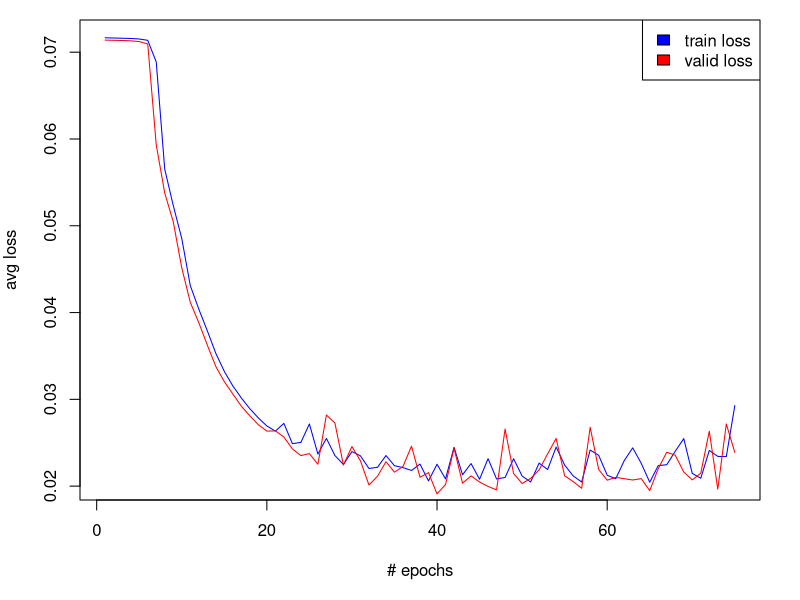

Reproduce this figure in R.
png("plot.png")
# bottom left top right
par(mar=c(5,4,1,2))
df1 = read.csv("output/vgg_a.txt")
plot(df1$train_loss, type="l", col="blue", xlab="# epochs", ylab="avg loss")
lines(df1$valid_loss, type="l", col="red" )
legend("topright", legend=c("train loss", "valid loss"), fill=c("blue", "red"))
dev.off()